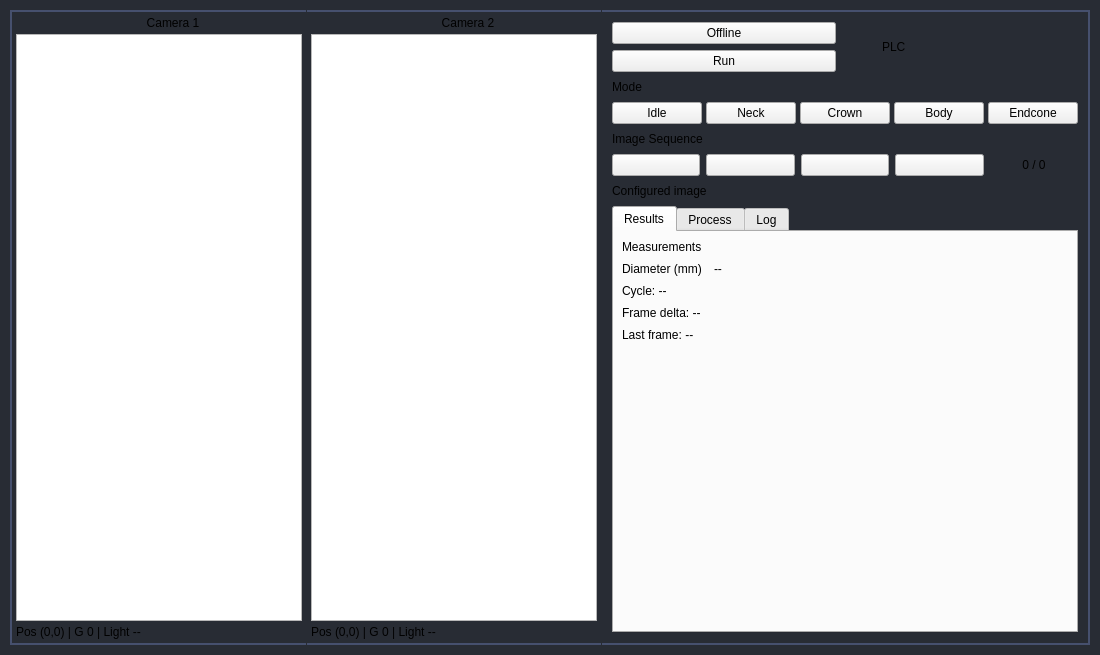
<?xml version="1.0" encoding="UTF-8"?>
<ui version="4.0">
 <class>PageHome</class>
 <widget class="QWidget" name="PageHome">
  <property name="geometry">
   <rect>
    <x>0</x>
    <y>0</y>
    <width>1100</width>
    <height>655</height>
   </rect>
  </property>
  <property name="windowTitle">
   <string>Stereo Measurement</string>
  </property>
  <property name="styleSheet">
   <string notr="true">#PageHome {
    background-color: rgb(40, 44, 52);
}
#frameCam1 {
    border-top: 2px solid rgb(70, 80, 110);
    border-left: 2px solid rgb(70, 80, 110);
    border-bottom: 2px solid rgb(70, 80, 110);
    border-right: 0px solid rgb(70, 80, 110);
}
#frameCam2 {
    border-top: 2px solid rgb(70, 80, 110);
    border-left: 0px solid rgb(70, 80, 110);
    border-bottom: 2px solid rgb(70, 80, 110);
    border-right: 0px solid rgb(70, 80, 110);
}
#rightPanel {
    border-top: 2px solid rgb(70, 80, 110);
    border-left: 0px solid rgb(70, 80, 110);
    border-bottom: 2px solid rgb(70, 80, 110);
    border-right: 2px solid rgb(70, 80, 110);
    background: transparent;
}
#rightPanel QLabel {
    border: 0px;
}</string>
  </property>
  <layout class="QHBoxLayout" name="horizontalLayout">
   <property name="spacing">
    <number>8</number>
   </property>
   <property name="leftMargin">
    <number>10</number>
   </property>
   <property name="topMargin">
    <number>10</number>
   </property>
   <property name="rightMargin">
    <number>10</number>
   </property>
   <property name="bottomMargin">
    <number>10</number>
   </property>
   <item>
    <widget class="QSplitter" name="mainSplitter">
     <property name="orientation">
      <enum>Qt::Orientation::Horizontal</enum>
     </property>
     <property name="handleWidth">
      <number>1</number>
     </property>
     <widget class="QSplitter" name="viewSplitter">
      <property name="orientation">
       <enum>Qt::Orientation::Horizontal</enum>
      </property>
      <property name="handleWidth">
       <number>1</number>
      </property>
      <widget class="QFrame" name="frameCam1">
       <property name="frameShape">
        <enum>QFrame::Shape::StyledPanel</enum>
       </property>
       <property name="frameShadow">
        <enum>QFrame::Shadow::Raised</enum>
       </property>
       <layout class="QGridLayout" name="gridLayoutCam1">
        <property name="leftMargin">
         <number>4</number>
        </property>
        <property name="topMargin">
         <number>4</number>
        </property>
        <property name="rightMargin">
         <number>4</number>
        </property>
        <property name="bottomMargin">
         <number>4</number>
        </property>
        <property name="spacing">
         <number>4</number>
        </property>
        <item row="0" column="0">
         <layout class="QHBoxLayout" name="cam1TitleLayout">
          <property name="spacing">
           <number>4</number>
          </property>
          <item>
           <widget class="QLabel" name="lblCamera1Status">
            <property name="maximumSize">
             <size>
              <width>24</width>
              <height>24</height>
             </size>
            </property>
            <property name="text">
             <string/>
            </property>
            <property name="pixmap">
             <pixmap resource="../resources.qrc">:/images/images/images/ledHigh.png</pixmap>
            </property>
            <property name="scaledContents">
             <bool>true</bool>
            </property>
           </widget>
          </item>
          <item>
           <widget class="QLabel" name="labelCam1">
            <property name="text">
             <string>Camera 1</string>
            </property>
            <property name="alignment">
             <set>Qt::AlignmentFlag::AlignCenter</set>
            </property>
           </widget>
          </item>
         </layout>
        </item>
        <item row="1" column="0">
         <widget class="CustomGraphicsView" name="cam1GraphicsView"/>
        </item>
        <item row="2" column="0">
         <widget class="QLabel" name="lblCam1Info">
          <property name="text">
           <string>Pos (0,0) | G 0 | Light --</string>
          </property>
         </widget>
        </item>
       </layout>
      </widget>
      <widget class="QFrame" name="frameCam2">
       <property name="frameShape">
        <enum>QFrame::Shape::StyledPanel</enum>
       </property>
       <property name="frameShadow">
        <enum>QFrame::Shadow::Raised</enum>
       </property>
       <layout class="QGridLayout" name="gridLayoutCam2">
        <property name="leftMargin">
         <number>4</number>
        </property>
        <property name="topMargin">
         <number>4</number>
        </property>
        <property name="rightMargin">
         <number>4</number>
        </property>
        <property name="bottomMargin">
         <number>4</number>
        </property>
        <property name="spacing">
         <number>4</number>
        </property>
        <item row="0" column="0">
         <layout class="QHBoxLayout" name="cam2TitleLayout">
          <property name="spacing">
           <number>4</number>
          </property>
          <item>
           <widget class="QLabel" name="lblCamera2Status">
            <property name="maximumSize">
             <size>
              <width>24</width>
              <height>24</height>
             </size>
            </property>
            <property name="text">
             <string/>
            </property>
            <property name="pixmap">
             <pixmap resource="../resources.qrc">:/images/images/images/ledHigh.png</pixmap>
            </property>
            <property name="scaledContents">
             <bool>true</bool>
            </property>
           </widget>
          </item>
          <item>
           <widget class="QLabel" name="labelCam2">
            <property name="text">
             <string>Camera 2</string>
            </property>
            <property name="alignment">
             <set>Qt::AlignmentFlag::AlignCenter</set>
            </property>
           </widget>
          </item>
         </layout>
        </item>
        <item row="1" column="0">
         <widget class="CustomGraphicsView" name="cam2GraphicsView"/>
        </item>
        <item row="2" column="0">
         <widget class="QLabel" name="lblCam2Info">
          <property name="text">
           <string>Pos (0,0) | G 0 | Light --</string>
          </property>
         </widget>
        </item>
       </layout>
      </widget>
     </widget>
     <widget class="QFrame" name="rightPanel">
      <property name="minimumSize">
       <size>
        <width>300</width>
        <height>0</height>
       </size>
      </property>
      <property name="frameShape">
       <enum>QFrame::Shape::StyledPanel</enum>
      </property>
      <property name="frameShadow">
       <enum>QFrame::Shadow::Raised</enum>
      </property>
      <layout class="QVBoxLayout" name="rightLayout">
       <property name="spacing">
        <number>8</number>
       </property>
       <property name="leftMargin">
        <number>10</number>
       </property>
       <property name="topMargin">
        <number>10</number>
       </property>
       <property name="rightMargin">
        <number>10</number>
       </property>
       <property name="bottomMargin">
        <number>10</number>
       </property>
       <item>
        <layout class="QHBoxLayout" name="runtimeButtonLayout">
         <property name="spacing">
          <number>18</number>
         </property>
         <item>
          <layout class="QVBoxLayout" name="runtimeButtonGroupLayout">
           <property name="spacing">
            <number>6</number>
           </property>
           <item>
            <widget class="QPushButton" name="btnOnline">
             <property name="text">
              <string>Offline</string>
             </property>
             <property name="checkable">
              <bool>true</bool>
             </property>
             <property name="checked">
              <bool>false</bool>
             </property>
            </widget>
           </item>
           <item>
            <widget class="QPushButton" name="btnStart">
             <property name="text">
              <string>Run</string>
             </property>
            </widget>
           </item>
          </layout>
         </item>
         <item>
          <layout class="QVBoxLayout" name="connectionStatusLayout">
           <property name="spacing">
            <number>4</number>
           </property>
           <item>
            <layout class="QHBoxLayout" name="plcStatusLayout">
             <property name="spacing">
              <number>4</number>
             </property>
             <item>
              <widget class="QLabel" name="lblPlcStatus">
               <property name="maximumSize">
                <size>
                 <width>24</width>
                 <height>24</height>
                </size>
               </property>
               <property name="text">
                <string/>
               </property>
               <property name="pixmap">
                <pixmap resource="../resources.qrc">:/images/images/images/ledHigh.png</pixmap>
               </property>
               <property name="scaledContents">
                <bool>true</bool>
               </property>
              </widget>
             </item>
             <item>
              <widget class="QLabel" name="labelPlcStatus">
               <property name="text">
                <string>PLC</string>
               </property>
              </widget>
             </item>
            </layout>
           </item>
          </layout>
         </item>
        </layout>
       </item>
       <item>
        <widget class="QLabel" name="labelOfflineMode">
         <property name="text">
          <string>Mode</string>
         </property>
        </widget>
       </item>
       <item>
        <layout class="QHBoxLayout" name="stageModeLayout">
         <property name="spacing">
          <number>4</number>
         </property>
         <item>
          <widget class="QPushButton" name="btnStageIdle">
           <property name="text">
            <string>Idle</string>
           </property>
           <property name="checkable">
            <bool>true</bool>
           </property>
          </widget>
         </item>
         <item>
          <widget class="QPushButton" name="btnStageNeck">
           <property name="text">
            <string>Neck</string>
           </property>
           <property name="checkable">
            <bool>true</bool>
           </property>
          </widget>
         </item>
         <item>
          <widget class="QPushButton" name="btnStageCrown">
           <property name="text">
            <string>Crown</string>
           </property>
           <property name="checkable">
            <bool>true</bool>
           </property>
          </widget>
         </item>
         <item>
          <widget class="QPushButton" name="btnStageBody">
           <property name="text">
            <string>Body</string>
           </property>
           <property name="checkable">
            <bool>true</bool>
           </property>
          </widget>
         </item>
         <item>
          <widget class="QPushButton" name="btnStageEndcone">
           <property name="text">
            <string>Endcone</string>
           </property>
           <property name="checkable">
            <bool>true</bool>
           </property>
          </widget>
         </item>
        </layout>
       </item>
       <item>
        <widget class="QLabel" name="labelOfflineImages">
         <property name="text">
          <string>Image Sequence</string>
         </property>
        </widget>
       </item>
       <item>
        <layout class="QHBoxLayout" name="offlineFileLayout">
         <property name="spacing">
          <number>6</number>
         </property>
         <item>
          <widget class="QPushButton" name="btnFirstImage">
           <property name="toolTip">
            <string>First image</string>
           </property>
           <property name="text">
            <string/>
           </property>
           <property name="icon">
            <iconset resource="../resources.qrc">
             <normaloff>:/icons/images/icons/cil-media-skip-backward.png</normaloff>:/icons/images/icons/cil-media-skip-backward.png</iconset>
           </property>
          </widget>
         </item>
         <item>
          <widget class="QPushButton" name="btnPreviousImage">
           <property name="toolTip">
            <string>Previous image</string>
           </property>
           <property name="text">
            <string/>
           </property>
           <property name="icon">
            <iconset resource="../resources.qrc">
             <normaloff>:/icons/images/icons/cil-chevron-left.png</normaloff>:/icons/images/icons/cil-chevron-left.png</iconset>
           </property>
          </widget>
         </item>
         <item>
          <widget class="QPushButton" name="btnNextImage">
           <property name="toolTip">
            <string>Next image</string>
           </property>
           <property name="text">
            <string/>
           </property>
           <property name="icon">
            <iconset resource="../resources.qrc">
             <normaloff>:/icons/images/icons/cil-chevron-right.png</normaloff>:/icons/images/icons/cil-chevron-right.png</iconset>
           </property>
          </widget>
         </item>
         <item>
          <widget class="QPushButton" name="btnLastImage">
           <property name="toolTip">
            <string>Last image</string>
           </property>
           <property name="text">
            <string/>
           </property>
           <property name="icon">
            <iconset resource="../resources.qrc">
             <normaloff>:/icons/images/icons/cil-media-skip-forward.png</normaloff>:/icons/images/icons/cil-media-skip-forward.png</iconset>
           </property>
          </widget>
         </item>
         <item>
          <widget class="QLabel" name="lblImageIndex">
           <property name="text">
            <string>0 / 0</string>
           </property>
           <property name="alignment">
            <set>Qt::AlignmentFlag::AlignCenter</set>
           </property>
          </widget>
         </item>
        </layout>
       </item>
       <item>
        <widget class="QLabel" name="lblOfflineImage">
         <property name="toolTip">
          <string>Current offline image</string>
         </property>
         <property name="text">
          <string>Configured image</string>
         </property>
        </widget>
       </item>
       <item>
        <widget class="QTabWidget" name="detailsTabs">
         <property name="currentIndex">
          <number>0</number>
         </property>
         <widget class="QWidget" name="tabResults">
          <attribute name="title">
           <string>Results</string>
          </attribute>
          <layout class="QVBoxLayout" name="resultsLayout">
           <property name="spacing">
            <number>8</number>
           </property>
           <property name="leftMargin">
            <number>8</number>
           </property>
           <property name="topMargin">
            <number>8</number>
           </property>
           <property name="rightMargin">
            <number>8</number>
           </property>
           <property name="bottomMargin">
            <number>8</number>
           </property>
           <item>
            <widget class="QLabel" name="labelMeasurements">
             <property name="text">
              <string>Measurements</string>
             </property>
            </widget>
           </item>
           <item>
            <layout class="QFormLayout" name="valuesForm">
             <property name="horizontalSpacing">
              <number>12</number>
             </property>
             <property name="verticalSpacing">
              <number>8</number>
             </property>
             <item row="1" column="0">
              <widget class="QLabel" name="labelDiameter">
               <property name="text">
                <string>Diameter (mm)</string>
               </property>
              </widget>
             </item>
             <item row="1" column="1">
              <widget class="QLabel" name="lblDiameter">
               <property name="text">
                <string>--</string>
               </property>
              </widget>
             </item>
            </layout>
           </item>
           <item>
            <widget class="QLabel" name="lblCycle">
             <property name="text">
              <string>Cycle: --</string>
             </property>
            </widget>
           </item>
           <item>
            <widget class="QLabel" name="lblFrameDelta">
             <property name="text">
              <string>Frame delta: --</string>
             </property>
            </widget>
           </item>
           <item>
            <widget class="QLabel" name="lblLastFrame">
             <property name="text">
              <string>Last frame: --</string>
             </property>
            </widget>
           </item>
           <item>
            <spacer name="resultsSpacer">
             <property name="orientation">
              <enum>Qt::Orientation::Vertical</enum>
             </property>
             <property name="sizeHint" stdset="0">
              <size>
               <width>20</width>
               <height>40</height>
              </size>
             </property>
            </spacer>
           </item>
          </layout>
         </widget>
         <widget class="QWidget" name="tabProcess">
          <attribute name="title">
           <string>Process</string>
          </attribute>
          <layout class="QVBoxLayout" name="processLayout">
           <property name="leftMargin">
            <number>4</number>
           </property>
           <property name="topMargin">
            <number>4</number>
           </property>
           <property name="rightMargin">
            <number>4</number>
           </property>
           <property name="bottomMargin">
            <number>4</number>
           </property>
           <item>
            <widget class="QTreeWidget" name="treeProcess">
             <property name="alternatingRowColors">
              <bool>false</bool>
             </property>
             <property name="indentation">
              <number>0</number>
             </property>
             <property name="rootIsDecorated">
              <bool>false</bool>
             </property>
             <property name="uniformRowHeights">
              <bool>true</bool>
             </property>
             <column>
              <property name="text">
               <string>Name</string>
              </property>
             </column>
             <column>
              <property name="text">
               <string>Value</string>
              </property>
             </column>
             <column>
              <property name="text">
               <string>Unit</string>
              </property>
             </column>
            </widget>
           </item>
          </layout>
         </widget>
         <widget class="QWidget" name="tabLog">
          <attribute name="title">
           <string>Log</string>
          </attribute>
          <layout class="QVBoxLayout" name="logLayout">
           <property name="leftMargin">
            <number>4</number>
           </property>
           <property name="topMargin">
            <number>4</number>
           </property>
           <property name="rightMargin">
            <number>4</number>
           </property>
           <property name="bottomMargin">
            <number>4</number>
           </property>
           <item>
            <widget class="QPlainTextEdit" name="txtLog">
             <property name="readOnly">
              <bool>true</bool>
             </property>
            </widget>
           </item>
          </layout>
         </widget>
        </widget>
       </item>
      </layout>
     </widget>
    </widget>
   </item>
  </layout>
 </widget>
 <customwidgets>
  <customwidget>
   <class>CustomGraphicsView</class>
   <extends>QGraphicsView</extends>
   <header>custom_graphics_view.hpp</header>
  </customwidget>
 </customwidgets>
 <resources>
  <include location="../resources.qrc"/>
 </resources>
 <connections/>
</ui>
